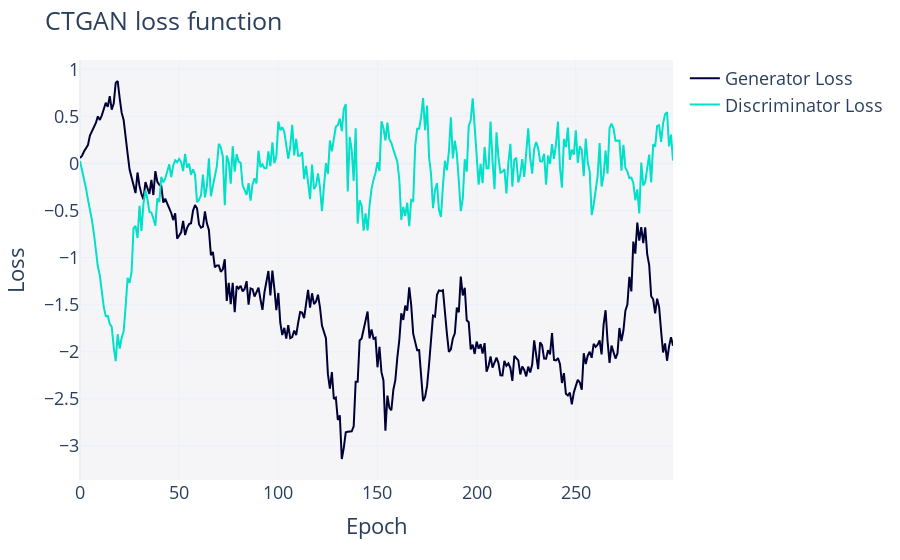

The cell this chart's notebook holds for it:
### Code cell
# Plot the trends of loss functions through epochs
fig_0 = synthesizer_0.get_loss_values_plot()
fig_0.show()

### Figure 1 — Plotly figure (JSON) as saved in the notebook; plotly's stock layout.template omitted (floating-point values rounded to 4 significant figures; data arrays with more than 128 entries replaced by an {"elided": "..."} marker saying what was removed)
{"data": [{"hovertemplate": "variable=Generator Loss<br>Epoch=%{x}<br>value=%{y}<extra></extra>", "legendgroup": "Generator Loss", "line": {"color": "#000036", "dash": "solid"}, "marker": {"symbol": "circle"}, "mode": "lines", "name": "Generator Loss", "orientation": "v", "showlegend": true, "type": "scatter", "x": {"elided": "300 int values"}, "xaxis": "x", "y": {"elided": "300 float values"}, "yaxis": "y"}, {"hovertemplate": "variable=Discriminator Loss<br>Epoch=%{x}<br>value=%{y}<extra></extra>", "legendgroup": "Discriminator Loss", "line": {"color": "#01E0C9", "dash": "solid"}, "marker": {"symbol": "circle"}, "mode": "lines", "name": "Discriminator Loss", "orientation": "v", "showlegend": true, "type": "scatter", "x": {"elided": "300 int values"}, "xaxis": "x", "y": {"elided": "300 float values"}, "yaxis": "y"}], "layout": {"autosize": true, "font": {"size": 18}, "legend": {"orientation": "v", "title": {"text": ""}, "tracegroupgap": 0}, "margin": {"t": 60}, "plot_bgcolor": "#F5F5F8", "title": {"text": "CTGAN loss function"}, "xaxis": {"anchor": "y", "autorange": true, "domain": [0, 1], "range": [0, 299], "title": {"text": "Epoch"}, "type": "linear"}, "yaxis": {"anchor": "x", "autorange": true, "domain": [0, 1], "range": [-3.36, 1.098], "title": {"text": "Loss"}, "type": "linear"}}}
